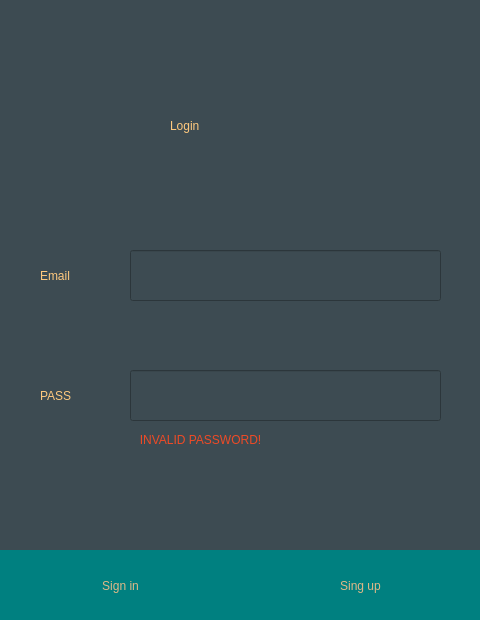
<?xml version="1.0" encoding="UTF-8"?>
<ui version="4.0">
 <class>Dialog</class>
 <widget class="QDialog" name="Dialog">
  <property name="geometry">
   <rect>
    <x>0</x>
    <y>0</y>
    <width>480</width>
    <height>620</height>
   </rect>
  </property>
  <property name="windowTitle">
   <string>Dialog</string>
  </property>
  <property name="styleSheet">
   <string notr="true">background-color: rgb(61, 75, 82);</string>
  </property>
  <widget class="QLabel" name="label">
   <property name="geometry">
    <rect>
     <x>170</x>
     <y>80</y>
     <width>141</width>
     <height>91</height>
    </rect>
   </property>
   <property name="styleSheet">
    <string notr="true">color:rgb(255, 201, 126);
font:42pt &quot;Microsoft JhengHei UI Light&quot;;
</string>
   </property>
   <property name="text">
    <string>Login</string>
   </property>
  </widget>
  <widget class="QLabel" name="label_3">
   <property name="geometry">
    <rect>
     <x>40</x>
     <y>370</y>
     <width>61</width>
     <height>51</height>
    </rect>
   </property>
   <property name="styleSheet">
    <string notr="true">font:20pt &quot;Microsoft JhengHei UI Light&quot;;

color:rgb(255, 201, 126);</string>
   </property>
   <property name="text">
    <string>PASS</string>
   </property>
  </widget>
  <widget class="QLineEdit" name="Pass">
   <property name="geometry">
    <rect>
     <x>130</x>
     <y>370</y>
     <width>311</width>
     <height>51</height>
    </rect>
   </property>
   <property name="styleSheet">
    <string notr="true">font-size:15pt;
color: rgb(255, 255, 255);</string>
   </property>
  </widget>
  <widget class="QLineEdit" name="Email">
   <property name="enabled">
    <bool>true</bool>
   </property>
   <property name="geometry">
    <rect>
     <x>130</x>
     <y>250</y>
     <width>311</width>
     <height>51</height>
    </rect>
   </property>
   <property name="autoFillBackground">
    <bool>false</bool>
   </property>
   <property name="styleSheet">
    <string notr="true">font-size:15pt;
color: rgb(255, 255, 255);</string>
   </property>
   <property name="text">
    <string/>
   </property>
  </widget>
  <widget class="QLabel" name="label_4">
   <property name="geometry">
    <rect>
     <x>40</x>
     <y>250</y>
     <width>71</width>
     <height>51</height>
    </rect>
   </property>
   <property name="styleSheet">
    <string notr="true">font:20pt &quot;Microsoft JhengHei UI Light&quot;;
color:rgb(255, 201, 126);</string>
   </property>
   <property name="text">
    <string>Email</string>
   </property>
  </widget>
  <widget class="QPushButton" name="LoginButton">
   <property name="geometry">
    <rect>
     <x>0</x>
     <y>550</y>
     <width>241</width>
     <height>71</height>
    </rect>
   </property>
   <property name="styleSheet">
    <string notr="true">QPushButton{background-color: rgb(0, 128, 128);
font: 25 22pt &quot;Microsoft YaHei UI Light&quot;;
color: rgb(222, 184, 135);
border-style: dotted;
gridline-color: rgb(255, 255, 255);
alternate-background-color: rgb(255, 255, 255);}
QPushButton:hover{background-color:rgb(241, 241, 241);
font: 25 22pt &quot;Microsoft YaHei UI Light&quot;;
color: rgb(222, 184, 135);
border-style: dotted;
gridline-color: rgb(255, 255, 255);
alternate-background-color: rgb(255, 255, 255);}</string>
   </property>
   <property name="text">
    <string>Sign in</string>
   </property>
  </widget>
  <widget class="QPushButton" name="signup">
   <property name="geometry">
    <rect>
     <x>240</x>
     <y>550</y>
     <width>241</width>
     <height>71</height>
    </rect>
   </property>
   <property name="styleSheet">
    <string notr="true">QPushButton{background-color: rgb(0, 128, 128);
font: 25 22pt &quot;Microsoft YaHei UI Light&quot;;
color: rgb(222, 184, 135);
border-style: dotted;
gridline-color: rgb(255, 255, 255);
alternate-background-color: rgb(255, 255, 255);}
QPushButton:hover{background-color:rgb(241, 241, 241);
font: 25 22pt &quot;Microsoft YaHei UI Light&quot;;
color: rgb(222, 184, 135);
border-style: dotted;
gridline-color: rgb(255, 255, 255);
alternate-background-color: rgb(255, 255, 255);}</string>
   </property>
   <property name="text">
    <string>Sing up</string>
   </property>
  </widget>
  <widget class="QPushButton" name="invalidLabel_3">
   <property name="geometry">
    <rect>
     <x>130</x>
     <y>430</y>
     <width>141</width>
     <height>20</height>
    </rect>
   </property>
   <property name="styleSheet">
    <string notr="true">QPushButton{
font: 75 11pt &quot;MS Shell Dlg 2&quot;;
color: rgb(238, 74, 38);
border-style: dotted;}
QPushButton:Hover{
font: 75 11pt &quot;MS Shell Dlg 2&quot;;
color:  rgb(241, 241, 241);
border-style: dotted;}</string>
   </property>
   <property name="text">
    <string>INVALID PASSWORD!</string>
   </property>
  </widget>
 </widget>
 <tabstops>
  <tabstop>Email</tabstop>
  <tabstop>Pass</tabstop>
  <tabstop>LoginButton</tabstop>
 </tabstops>
 <resources/>
 <connections/>
</ui>
